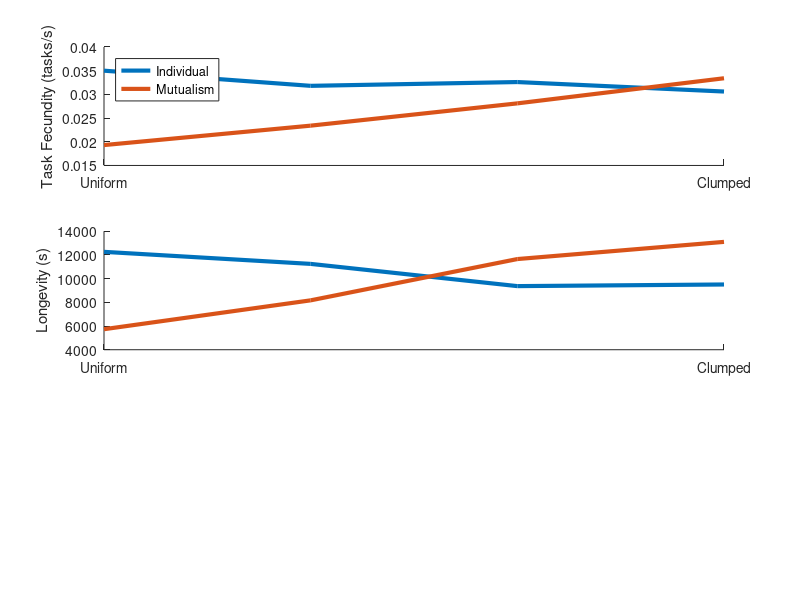

The MATLAB source for this figure: (Note: this script raises an error after producing the figure.)
%% Ecobotic Landscape Composition Plots
%
% Description: Plot the task fecundity, longevity, and fitness metrics for
% a varying landscape composition -- between uniform and clumped -- for
% both the rabbit and turtle
%
% Date: March 19, 2024
% Author: Alex Nguyen

clearvars -except N_actual
close all
clc

%% Individual 
% Task Fecundity [tasks/s]
T_rabbit_individual = [0.0350, 0.0318, 0.0326, 0.0306]';
T_turtle_individual = [0.0266, 0.0311, 0.0294, 0.0310]';

% Longevity [s]
L_rabbit_individual = [12262, 11245, 9369, 9507]';
L_turtle_individual = [8436, 10878, 11424, 10868]';

% Fitness [tasks]
F_rabbit_individual = [429, 357, 305, 291]';
F_turtle_individual = [224, 339, 336, 337]';

%% Mutualism
% Task Fecundity [tasks/s]
TF_rabbit_mutualism  = [0.0193, 0.0234, 0.0281, 0.0334]';
TF_turtle_mutualism  = [0.0255, 0.0285, 0.0345, 0.0422]';

% Longevity [s]
L_rabbit_mutualism   = [5732, 8169, 11653, 13103]';
L_turtle_mutualism   = [7728, 10905, 14466, 28660]';

% Fitness [tasks]
FIT_rabbit_mutualism = [111, 191, 327, 438]';
FIT_turtle_mutualism = [197, 311, 499, 1210]';

%% Plot
% Landscape Composition
x = 1:4;
a = x(1); b = x(end);

% Rabbit
figure;
subplot(311)
hold on;
plot(x, T_rabbit_individual, 'linewidth', 3)
plot(x, TF_rabbit_mutualism, 'linewidth', 3)
hold off;
ylabel('Task Fecundity (tasks/s)');
set(gca, 'xtick', [a, b], 'xticklabel', {'Uniform'; 'Clumped'})
legend('Individual', 'Mutualism', 'location', 'northwest');
subplot(312)
hold on;
plot(x, L_rabbit_individual, 'linewidth', 3)
plot(x, L_rabbit_mutualism, 'linewidth', 3)
hold off;
ylabel('Longevity (s)');
set(gca, 'xtick', [a, b], 'xticklabel', {'Uniform'; 'Clumped'})
yticks = get(gca, 'ytick');
yticklabels = arrayfun(@(x) sprintf('%d', x), yticks, 'UniformOutput', false);
set(gca, 'yticklabels', yticklabels)
legend('Individual', 'Mutualism', 'location', 'northwest');
subplot(313)
hold on;
plot(x, F_rabbit_individual, 'linewidth', 3)
plot(x, FIT_rabbit_mutualism, 'linewidth', 3)
hold off;
ylabel('Fitness (tasks)');
xlabel('Landscape Composition')
set(gca, 'xtick', [a, b], 'xticklabel', {'Uniform'; 'Clumped'})
legend('Individual', 'Mutualism', 'location', 'northwest');
sgtitle('Rabbit')

% Turtle
figure;
subplot(311)
hold on;
plot(x, T_turtle_individual, 'linewidth', 3)
plot(x, TF_turtle_mutualism, 'linewidth', 3)
hold off;
ylabel('Task Fecundity (tasks/s)');
set(gca, 'xtick', [a, b], 'xticklabel', {'Uniform'; 'Clumped'})
legend('Individual', 'Mutualism', 'location', 'northwest');
subplot(312)
hold on;
plot(x, L_turtle_individual, 'linewidth', 3)
plot(x, L_turtle_mutualism, 'linewidth', 3)
hold off;
ylabel('Longevity (s)');
set(gca, 'xtick', [a, b], 'xticklabel', {'Uniform'; 'Clumped'})
yticks = get(gca, 'ytick');
yticklabels = arrayfun(@(x) sprintf('%d', x), yticks, 'UniformOutput', false);
set(gca, 'yticklabels', yticklabels)
legend('Individual', 'Mutualism', 'location', 'northwest');
subplot(313)
hold on;
plot(x, F_turtle_individual, 'linewidth', 3)
plot(x, FIT_turtle_mutualism, 'linewidth', 3)
hold off;
ylabel('Fitness (tasks)');
xlabel('Landscape Composition')
set(gca, 'xtick', [a, b], 'xticklabel', {'Uniform'; 'Clumped'})
legend('Individual', 'Mutualism', 'location', 'northwest');
sgtitle('Turtle')
